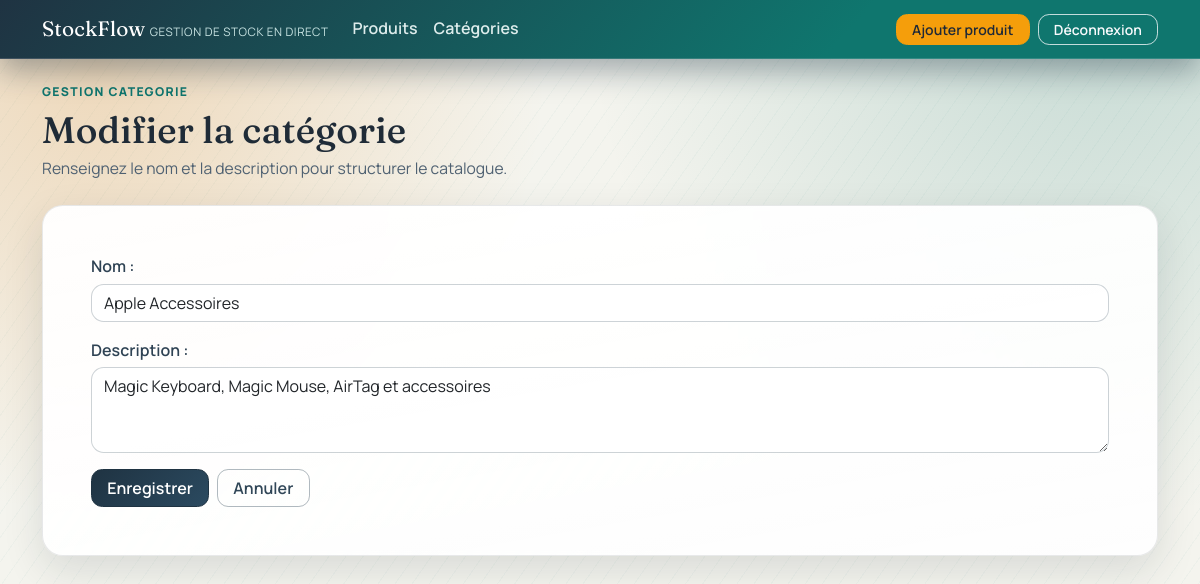
Page /categories/33/edit/ (signed in) on the committed database.
### inventory/models.py (models this page shows, shortened)
class Category(models.Model):
	name = models.CharField(max_length=120, unique=True, verbose_name="Nom")
	description = models.TextField(blank=True, verbose_name="Description")
	created_at = models.DateTimeField(auto_now_add=True)
	class Meta:
		ordering = ['name']
		verbose_name = "Catégorie"
		verbose_name_plural = "Catégories"

### inventory/views.py (the view)
# urls.py: path('categories/<int:pk>/edit/', views.category_update, name='category_update'),
@login_required
@user_passes_test(is_superadmin)
def category_update(request, pk):
	category = get_object_or_404(Category, pk=pk)
	form = CategoryForm(request.POST or None, instance=category)
	if form.is_valid():
		form.save()
		messages.success(request, 'Catégorie modifiée avec succès.')
		return redirect('category_list')
	context = {
		'form': form,
		'title': 'Modifier la catégorie',
		'category': category,
		'is_superadmin': is_superadmin(request.user),
		'can_manage': can_manage_products(request.user),
	}
	return render(request, 'inventory/category_form.html', context)

### inventory/forms.py
class CategoryForm(forms.ModelForm):
    class Meta:
        model = Category
        fields = ['name', 'description']
        widgets = {
            'name': forms.TextInput(attrs={'class': 'form-control'}),
            'description': forms.Textarea(attrs={'class': 'form-control', 'rows': 3}),
        }

### inventory/views.py (called while the page is built)
def is_superadmin(user):
	return user.is_authenticated and (
		user.is_superuser or
		user.groups.filter(name='superadmin').exists()
	)

def can_manage_products(user):
	return user.is_authenticated and (
		user.is_superuser or
		user.groups.filter(name__in=['superadmin', 'admin']).exists()
	)

### templates/inventory/category_form.html (shortened to what this page needs)
{% extends 'inventory/base.html' %}
{% block content %}
<section class="mb-4">
    <p class="section-kicker">Gestion Categorie</p>
    <h1 class="page-title">{{ title }}</h1>
    <p class="page-subtitle">Renseignez le nom et la description pour structurer le catalogue.</p>
</section>
<div class="panel p-4 p-lg-5">
    <div class="card-body p-0">
        <form method="post">
            {{ form.as_p }}
            <div class="d-flex gap-2">
                <button type="submit" class="btn btn-success">Enregistrer</button>
                <a href="{% url 'category_list' %}" class="btn btn-outline-secondary">Annuler</a>
            </div>
        </form>
    </div>
</div>
{% endblock %}

### templates/inventory/base.html (style rules this page uses)
:root { --ink-strong: #1d2935; --ink-soft: #4f6172; --tone-paper: #f4f4ee; --tone-surface: #ffffff; --tone-border: rgba(29, 41, 53, 0.1); --tone-primary: #0f766e; --tone-primary-strong: #0a5e58; --tone-highlight: #d97706; --tone-highlight-soft: #f59e0b; --tone-danger: #b91c1c; --radius-xl: 1.3rem; --radius-lg: 1rem; --radius-md: 0.8rem; --shadow-soft: 0 14px 40px rgba(16, 30, 43, 0.12); --shadow-card: 0 12px 24px rgba(16, 30, 43, 0.08); }
body { font-family: 'Manrope', sans-serif; color: var(--ink-strong); background: radial-gradient(circle at 8% 8%, rgba(217, 119, 6, 0.22), transparent 34%), radial-gradient(circle at 92% 0%, rgba(15, 118, 110, 0.2), transparent 38%), repeating-linear-gradient(125deg, rgba(15, 118, 110, 0.03), rgba(15, 118, 110, 0.03) 1px, transparent 1px, transparent 14px), var(--tone-paper); min-height: 100vh; }
h1, h2, h3, .navbar-brand { font-family: 'Fraunces', serif; letter-spacing: 0.1px; }
.page-title { font-size: clamp(1.75rem, 2vw + 1rem, 2.3rem); margin-bottom: 0.35rem; color: #1f2b37; }
.page-subtitle { margin-bottom: 0; color: var(--ink-soft); font-size: 0.98rem; }
.section-kicker { font-size: 0.76rem; text-transform: uppercase; letter-spacing: 0.11em; color: #0f766e; font-weight: 800; margin-bottom: 0.4rem; }
.panel { background: linear-gradient(170deg, rgba(255, 255, 255, 0.96), rgba(255, 255, 255, 0.9)); border: 1px solid var(--tone-border); border-radius: var(--radius-xl); box-shadow: var(--shadow-soft); backdrop-filter: blur(3px); }
.btn { border-radius: 0.7rem; font-weight: 600; padding-inline: 0.95rem; }
.btn-success { background: linear-gradient(135deg, #1f3342, #2b4a60); border-color: #1f3342; }
.btn-outline-secondary { color: #314758; border-color: rgba(49, 71, 88, 0.38); }
.form-control, .form-select { border-radius: var(--radius-md); border-color: rgba(49, 71, 88, 0.24); background-color: rgba(255, 255, 255, 0.95); }
.panel form p { margin-bottom: 1rem; }
.panel form label { display: block; margin-bottom: 0.35rem; font-weight: 600; color: #2f4354; }

### rows in the picture
Category: name "Apple Accessoires", description "Magic Keyboard, Magic Mouse, AirTag et accessoires"

### other values in the picture
{{ title }} "Modifier la catégorie"
